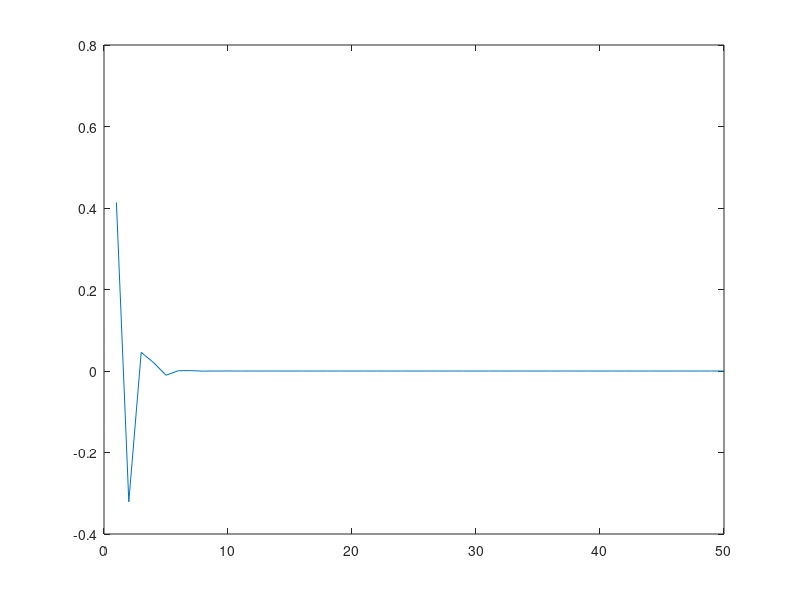

Write MATLAB code to recreate this figure.
alpha = 0.1;
tau1 = .65;
tau2 = .3;
K = 2;
b = 2*[(1+2*tau1), 2, (1-2*tau1)];
a = [(tau2*4+K+tau1*K*2), (2*K-tau2*8), (tau2*4+K-tau1*K*2)];

N = 50;
x = ones(1, N)+cumsum(ones(1, N));

y = filter(b, a, x);

figure;
plot(x-y)